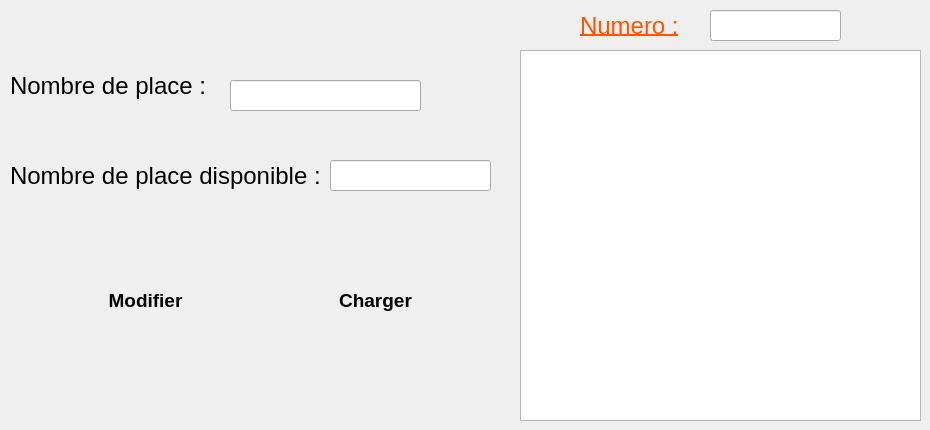
        <widget class="QWidget" name="tab_11">
         <attribute name="title">
          <string>Modification</string>
         </attribute>
         <widget class="QLabel" name="label_19">
          <property name="geometry">
           <rect>
            <x>580</x>
            <y>10</y>
            <width>111</width>
            <height>31</height>
           </rect>
          </property>
          <property name="font">
           <font>
            <pointsize>18</pointsize>
            <underline>true</underline>
           </font>
          </property>
          <property name="styleSheet">
           <string notr="true">text-decoration: underline;
color: rgb(255, 85, 0);</string>
          </property>
          <property name="text">
           <string>Numero :</string>
          </property>
         </widget>
         <widget class="QLabel" name="label_20">
          <property name="geometry">
           <rect>
            <x>10</x>
            <y>70</y>
            <width>211</width>
            <height>31</height>
           </rect>
          </property>
          <property name="font">
           <font>
            <pointsize>18</pointsize>
           </font>
          </property>
          <property name="text">
           <string>Nombre de place :</string>
          </property>
         </widget>
         <widget class="QLabel" name="label_21">
          <property name="geometry">
           <rect>
            <x>10</x>
            <y>160</y>
            <width>321</width>
            <height>31</height>
           </rect>
          </property>
          <property name="font">
           <font>
            <pointsize>18</pointsize>
           </font>
          </property>
          <property name="text">
           <string>Nombre de place disponible :</string>
          </property>
         </widget>
         <widget class="QTableView" name="tableView_affichage_list_salle_2">
          <property name="geometry">
           <rect>
            <x>520</x>
            <y>50</y>
            <width>401</width>
            <height>371</height>
           </rect>
          </property>
          <property name="styleSheet">
           <string notr="true">border-image: white</string>
          </property>
         </widget>
         <widget class="QPushButton" name="pushButton_modifier_salle">
          <property name="geometry">
           <rect>
            <x>70</x>
            <y>270</y>
            <width>151</width>
            <height>61</height>
           </rect>
          </property>
          <property name="font">
           <font>
            <pointsize>14</pointsize>
            <weight>75</weight>
            <bold>true</bold>
           </font>
          </property>
          <property name="styleSheet">
           <string notr="true">border-image: url(:/new/prefix2/orange.png);
border-radius:25px;
</string>
          </property>
          <property name="text">
           <string>Modifier</string>
          </property>
         </widget>
         <widget class="QPushButton" name="pushButton_charger_salle">
          <property name="geometry">
           <rect>
            <x>300</x>
            <y>270</y>
            <width>151</width>
            <height>61</height>
           </rect>
          </property>
          <property name="font">
           <font>
            <pointsize>14</pointsize>
            <weight>75</weight>
            <bold>true</bold>
           </font>
          </property>
          <property name="styleSheet">
           <string notr="true">border-image: url(:/new/prefix2/orange.png);
border-radius:25px;
</string>
          </property>
          <property name="text">
           <string>Charger</string>
          </property>
         </widget>
         <widget class="QLineEdit" name="lineEdit_numero_salle_modifcation">
          <property name="geometry">
           <rect>
            <x>710</x>
            <y>10</y>
            <width>131</width>
            <height>31</height>
           </rect>
          </property>
          <property name="styleSheet">
           <string notr="true">border-image: white</string>
          </property>
          <property name="readOnly">
           <bool>true</bool>
          </property>
         </widget>
         <widget class="QLineEdit" name="lineEdit_nombre_salle_modification">
          <property name="geometry">
           <rect>
            <x>230</x>
            <y>80</y>
            <width>191</width>
            <height>31</height>
           </rect>
          </property>
          <property name="styleSheet">
           <string notr="true">border-image: white</string>
          </property>
          <property name="maxLength">
           <number>3</number>
          </property>
         </widget>
         <widget class="QLineEdit" name="lineEdit_nombre_salle_disponible_modifcation">
          <property name="geometry">
           <rect>
            <x>330</x>
            <y>160</y>
            <width>161</width>
            <height>31</height>
           </rect>
          </property>
          <property name="styleSheet">
           <string notr="true">border-image: white</string>
          </property>
          <property name="maxLength">
           <number>3</number>
          </property>
         </widget>
        </widget>
